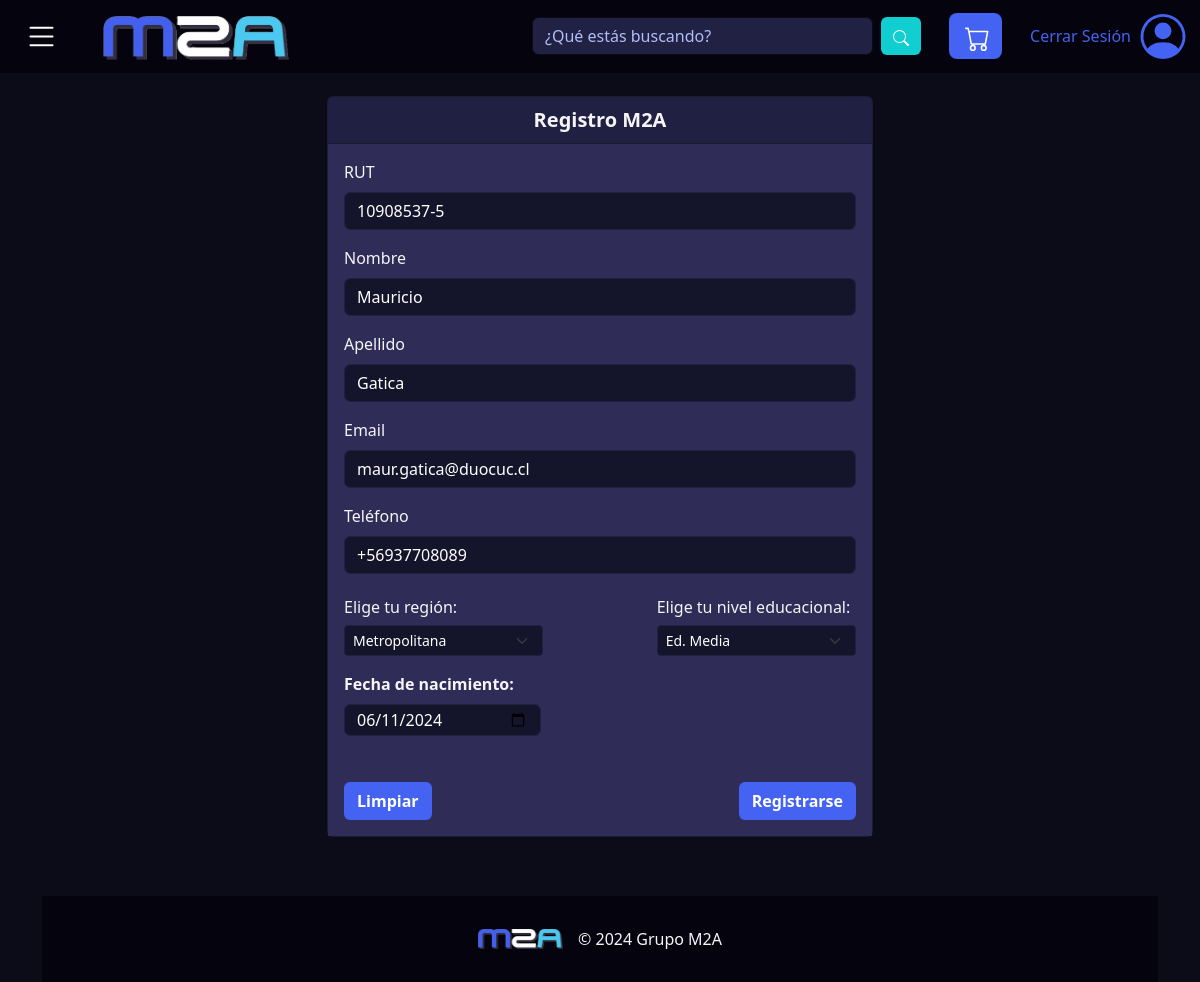
The app's page /registroUsuarios/25 (signed in) with its own data.
### Store/models.py (models this page shows)
class Usuario ( models.Model):
    idUsuario = models.AutoField(primary_key=True)
    nombre    = models.CharField(max_length=35)
    apellido  = models.CharField(max_length=35)
    rut       = models.CharField(max_length=40, default='11111111-1')
    email     = models.EmailField(max_length=70)
    telefono  = models.CharField(max_length=40)
    region    = models.ForeignKey('Region', on_delete=models.CASCADE)
    nivelEd   = models.ForeignKey('nivelEducacional', on_delete=models.CASCADE)
    fechaNac  = models.DateField(default='2000-01-01')

### Store/views.py (the view)
# urls.py: path('registroUsuarios/<int:idUsuario>', views.modificarUsuario, name='modificarUsuario'),
def modificarUsuario(request, idUsuario):
    usuario = Usuario.objects.get(idUsuario = idUsuario)
    nivelesEducacionales = nivelEducacional.objects.all()
    regiones = Region.objects.all()
    context = {
    'usuario': usuario,
    'nivelesEducacionales': nivelesEducacionales,
    'regiones': regiones,
    }
    return render(request, 'registroUsuarios.html', context)

### Store/templates/registroUsuarios.html (shortened to what this page needs)
{% extends "plantilla_base.html"  %}
{% block contenido %}
    <div class="container mt-5 pt-5">
      <div class="col d-flex flex-column min-vh-100">
        <div class="row justify-content-center">
            <div class="col-md-6">
                <div class="card">
                    <div class="card-header" style="text-align: center; font-size: 20px; background-color: #202043; color: whitesmoke; font-weight: bold;">
                        Registro M2A
                    </div>
                    <div class="card-body" style="background-color: #2f2c58;">
                        <form action="{% url 'registrarse' %}" method="post" enctype="multipart/form-data">
                            <div class="mb-3">
                                <label for="rut" class="form-label" style="color: whitesmoke;">RUT</label>
                                <input type="name" value="{{usuario.rut}}" name="txtRut" class="txtRut form-control" id="rut" aria-describedby="emailHelp" style="background-color: #14142b; border-color: #202043; color: white; " placeholder="Sin puntos y con guión.">
                            </div>
                            <div class="mb-3">
                                <label for="nombre" class="form-label" style="color: whitesmoke;">Nombre</label>
                                <input type="name" value="{{usuario.nombre}}" name="txtNombre" class="txtNombre form-control" id="nombre" style="background-color: #14142b; border-color: #202043; color: white;" placeholder="Ingresa tu nombre">
                            </div>
                            <div class="mb-3">
                                <label for="apellido" class="form-label" style="color: whitesmoke;">Apellido</label>
                                <input type="lastname" value="{{usuario.apellido}}" name="txtApellido" class="txtApellido form-control" id="apellido" style="background-color: #14142b; border-color: #202043; color: white" placeholder="Ingresa tu apellido">
                            </div>
                            <div class="mb-3">
                                <label for="correo" class="form-label" style="color: whitesmoke;">Email</label>
                                <input type="email" value="{{usuario.email}}" name="txtEmail" class="txtEmail form-control" id="correo" style="background-color: #14142b; border-color: #202043; color: white" placeholder="Ingresa tu email">
                            </div>
                            <div class="mb-3">
                              <label for="telefono" class="form-label" style="color: whitesmoke;">Teléfono</label>
                              <input type="tel" value="{{usuario.telefono}}" name="txtTelefono" class="txtTelefono form-control" id="telefono" style="background-color: #14142b; border-color: #202043; color: white" placeholder="Debe comenzar con +569/+562.">
                          </div>
                          <div class="row">
                            <div class="col-5 pt-2 mt-auto">
                              <h6 style="color: whitesmoke;">Elige tu región:</h6>
                              <select class="selectRegion form-select form-select-sm" value="{{usuario.region}}" aria-label="Default select example" name="txtRegion" style="background-color: #14142b; border-color: #202043; color: white">
                                {%for region in regiones%}
                                {%if usuario.region.idRegion == region.idRegion %}
                                <option name="idTpoClave" value="{{region.idRegion}}" selected>{{region.nombre}}</option>
                                {%else%}
                                <option name="idTpoClave" value="{{region.idRegion}}">{{region.nombre}}</option>
                                {%endif%}
                                {%endfor%}
                              </select>
                            </div>
                            <div class="col-5 offset-2 pt-2 mt-auto">
                              <h6 style="color: whitesmoke;">Elige tu nivel educacional:</h6>
                              <select class="selectEd form-select form-select-sm" value="{{usuario.nivelEd}}" name="txtNvlEducacional"aria-label="Default select example" style="background-color: #14142b; border-color: #202043; color: white">
                                {%for nivel in nivelesEducacionales%}
                                {%if usuario.nivelEd.idEducacion == nivel.idEducacion %}
                                <option name="idTpoClave" value="{{nivel.idEducacion}}" selected>{{nivel.nombre}}</option>
                                {%else%}
                                <option name="idTpoClave" value="{{nivel.idEducacion}}">{{nivel.nombre}}</option>
                                {%endif%}
                                {%endfor%}
                              </select>
                            </div>
                            <div class="row">
                              <div class="col-md-6 mb-3 pt-3">
                                <label for="edad" class="form-label" style="font-weight: bold;">Fecha de nacimiento:</label>
                                <input type="date" value="{{usuario.fechaNac|date:'Y-m-d'}}" class="selectNac form-control" id="edad" name="edad" style="width: 85%; height: 45%;background-color: #14142b; border-color: #202043; color: white" required max="2006-01-01">
                              </div>
                            </div>
                            <div class="col pt-4 justify-content-start d-flex">
                              <button type="submit" class="btn-aceptar btn float-end me-auto" style="font-weight: bold;" id="limpiarRegistro">Limpiar</button>
                            </div>
                            <div class="col pt-4">
                              <button type="submit" name="enviarRegistro"class="btn-aceptar btn float-end ms-auto" style="font-weight: bold;" id="enviarRegistro">Registrarse</button>
                            </div>
                        </form>
                    </div>
                </div>
            </div>
        </div>
    </div>
  </div>
{%endblock%}

### Store/static/style.css (style rules this page uses)
body { background-color: #0C0C19; }
.card { background-color: #212144; color: whitesmoke; }
.form-control::placeholder { color: #b0bdf8 }
.btn-aceptar { background-color: #4463f2; color: white; }
#rut::placeholder { color: #b0bdf8 }
#nombre::placeholder { color: #b0bdf8 }
#apellido::placeholder { color: #b0bdf8 }
#correo::placeholder { color: #b0bdf8 }
#telefono::placeholder { color: #b0bdf8 }

### records on screen
Usuario: txtRut "10908537-5", txtNombre "Mauricio", txtApellido "Gatica", txtEmail "maur.gatica@duocuc.cl", txtTelefono "+56937708089", edad "06/11/2024"

### other values on screen
form field txtRegion "Metropolitana"
form field txtNvlEducacional "Ed. Media"
